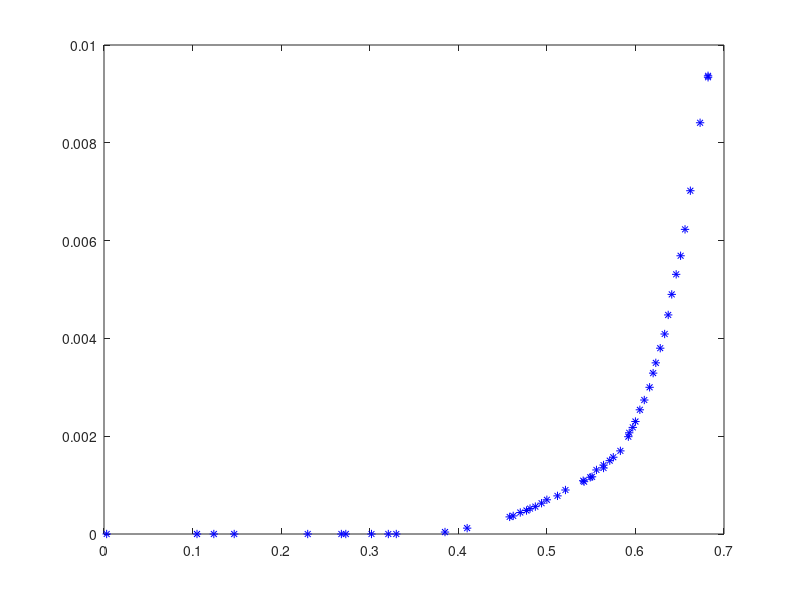
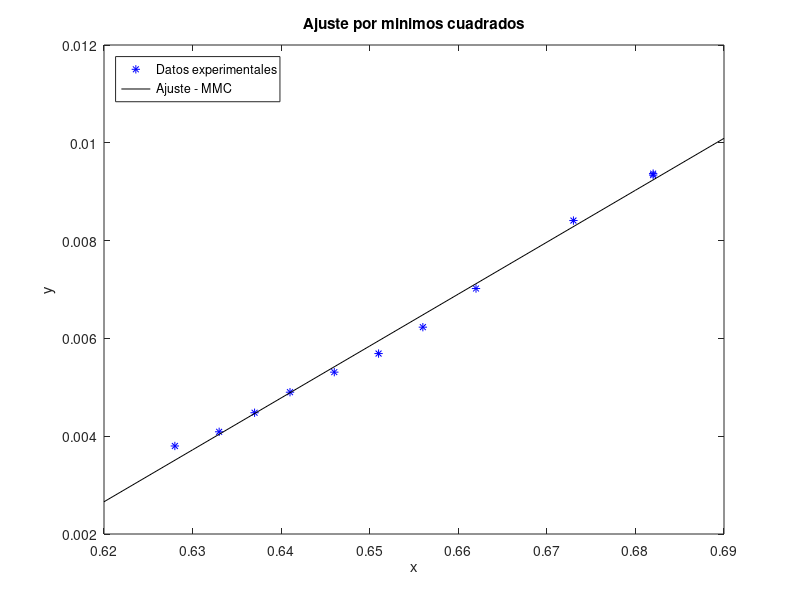
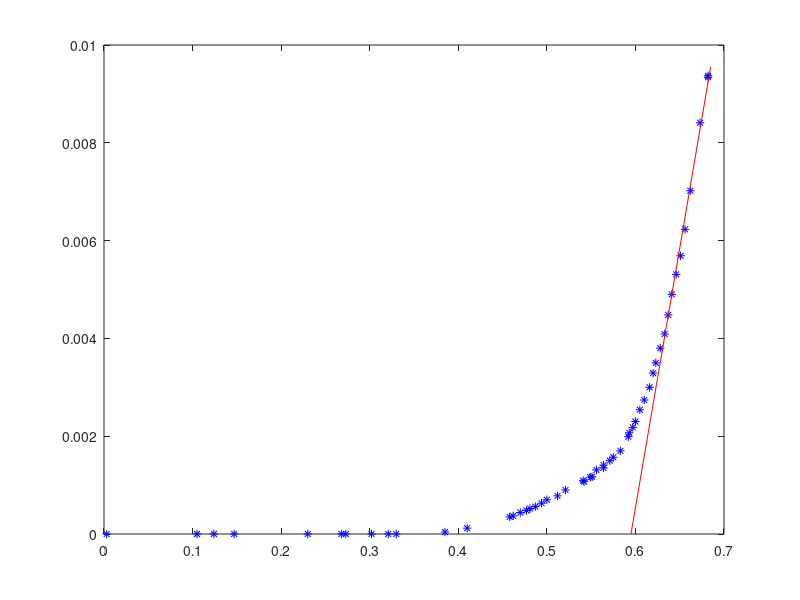

The MATLAB source for these figures, in order:
clear all; close all
VD = [0.003	0.105	0.124	0.147	0.23	0.268	0.273	0.302	0.321	0.33	0.385	0.41	0.458	0.462	0.47	0.477	0.481	0.487	0.494	0.5	0.512	0.521	0.541	0.542	0.549	0.551	0.556	0.564	0.564	0.571	0.575	0.583	0.592	0.593	0.597	0.6	0.605	0.61	0.616	0.62	0.623	0.628	0.633	0.637	0.641	0.646	0.651	0.656	0.662	0.673	0.682	0.682];
I_D= [0	0	0	0	0	0	0	0	0	0	4e-05	0.00012	0.00035	0.00037	0.00044	0.00048	0.00052	0.00056	0.00063	0.0007	0.00078	0.0009	0.00109	0.00107	0.00116	0.00117	0.00131	0.00135	0.00141	0.0015	0.00157	0.0017	0.00199	0.00207	0.00218	0.0023	0.00254	0.00274	0.003	0.00329	0.0035	0.0038	0.00409	0.00448	0.0049	0.00531	0.00569	0.00623	0.00702	0.00841	0.00937	0.00934]; 
i = 1; x(1) = 0; y(1) = 0; 
npend1 = 10; %%%%%%%%%%%%%%%%%%%%% este es el numero de datos para el arreglo - 1
x0 = size(VD,2)-npend1; 
for n = x0:size(VD,2) 
  x(i) = VD(n);
  y(i) = I_D(n);
  i+=1;
end

size(x)
size(y)
N = size(x)(2)
format long

sxy = sum(x.*y);
sxx = sum(x.*x);
syy = sum(y.*y);
sx = sum(x);
sy = sum(y);
a = (((N)*(sxy))-((sx)*(sy)))/(((N)*(sxx))-((sx)*(sx)))
b = (((sxx)*(sy))-((sx)*(sxy)))/(((N)*(sxx))-((sx)*(sx)))
e = (y-((a*x)+b)).^2;
sei = sum(e);
incertidumbrea=sqrt((sei)/(N-2))*sqrt((N)/(((N)*(sxx))-((sx)*(sx))))
incertidumbreb=sqrt((sei)/(N-2))*sqrt((sxx)/(((N)*(sxx))-((sx)*(sx))))
r = (((N)*(sxy))-((sx)*(sy)))/(sqrt(((N)*(sxx))-((sx)*(sx)))*sqrt(((N)*(syy))-((sy)*(sy))))

xx = 0.62:0.01:0.69;
yy = a.*xx+b;

%%%%%%%%%%%%%%%%%%%%%%%%%%%%%%%%%%%%%%%%%%%%%%%
figure (1);clf;
plot (VD,I_D,'b*') 
print -djpeg -r100 grafica_40c.jpg
figure(2); clf;
plot(x,y,'b*',xx,yy,'-k')
legend('Datos experimentales','Ajuste - MMC','Location','northwest') 
xlabel('x');ylabel('y');
title('Ajuste por minimos cuadrados')
%text (0.5, 6, strcat ('\fontsize{14}\leftarrow log(T) = (0.8299\pm0.0014) log(R/R_{0})+(5.6869\pm0.0030)'));
print -djpeg -r100 grafica_ajustepend40c.jpg

%%%%%%%%%%%%%%%%%%%%%%%%%%%%%%%%%%%%%%%%%%%%%%%
corte = (-b)/(a);
xx2 = corte:0.01:0.69;
yy2 = a.*xx2+b;

figure(3); clf;
plot(VD,I_D,'b*',xx2,yy2,'-r')
print -djpeg -r100 grafica_40conajuste.jpg
